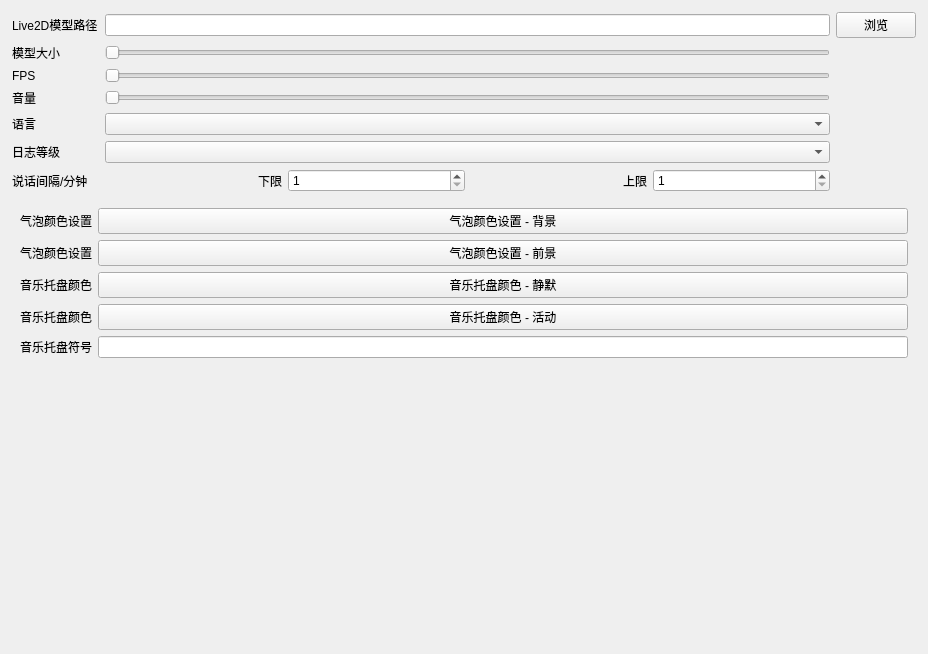
         <widget class="QWidget" name="scrollAreaWidgetContents_4">
          <property name="geometry">
           <rect>
            <x>0</x>
            <y>0</y>
            <width>928</width>
            <height>654</height>
           </rect>
          </property>
          <layout class="QVBoxLayout" name="verticalLayout_6">
           <item>
            <layout class="QGridLayout" name="gridLayout_7">
             <property name="leftMargin">
              <number>1</number>
             </property>
             <property name="topMargin">
              <number>1</number>
             </property>
             <property name="rightMargin">
              <number>1</number>
             </property>
             <property name="bottomMargin">
              <number>1</number>
             </property>
             <item row="0" column="0">
              <widget class="QLabel" name="label_3">
               <property name="text">
                <string>Live2D模型路径</string>
               </property>
              </widget>
             </item>
             <item row="0" column="1">
              <widget class="QLineEdit" name="lineEdit"/>
             </item>
             <item row="0" column="2">
              <widget class="QPushButton" name="pushButton_2">
               <property name="text">
                <string>浏览</string>
               </property>
              </widget>
             </item>
             <item row="1" column="0">
              <widget class="QLabel" name="label_4">
               <property name="text">
                <string>模型大小</string>
               </property>
              </widget>
             </item>
             <item row="1" column="1">
              <widget class="QSlider" name="horizontalSlider">
               <property name="orientation">
                <enum>Qt::Horizontal</enum>
               </property>
              </widget>
             </item>
             <item row="1" column="2">
              <widget class="DoubleClickableLabel" name="label_7">
               <property name="text">
                <string/>
               </property>
               <property name="alignment">
                <set>Qt::AlignCenter</set>
               </property>
              </widget>
             </item>
             <item row="2" column="0">
              <widget class="QLabel" name="label_5">
               <property name="text">
                <string>FPS</string>
               </property>
              </widget>
             </item>
             <item row="2" column="1">
              <widget class="QSlider" name="horizontalSlider_2">
               <property name="orientation">
                <enum>Qt::Horizontal</enum>
               </property>
              </widget>
             </item>
             <item row="2" column="2">
              <widget class="DoubleClickableLabel" name="label_8">
               <property name="text">
                <string/>
               </property>
               <property name="alignment">
                <set>Qt::AlignCenter</set>
               </property>
              </widget>
             </item>
             <item row="3" column="0">
              <widget class="QLabel" name="label_6">
               <property name="text">
                <string>音量</string>
               </property>
              </widget>
             </item>
             <item row="3" column="1">
              <widget class="QSlider" name="horizontalSlider_3">
               <property name="orientation">
                <enum>Qt::Horizontal</enum>
               </property>
              </widget>
             </item>
             <item row="3" column="2">
              <widget class="DoubleClickableLabel" name="label_9">
               <property name="text">
                <string/>
               </property>
               <property name="alignment">
                <set>Qt::AlignCenter</set>
               </property>
              </widget>
             </item>
             <item row="4" column="0">
              <widget class="QLabel" name="label_28">
               <property name="text">
                <string>语言</string>
               </property>
              </widget>
             </item>
             <item row="4" column="1">
              <widget class="QComboBox" name="comboBox_2"/>
             </item>
             <item row="5" column="0">
              <widget class="QLabel" name="label_32">
               <property name="text">
                <string>日志等级</string>
               </property>
              </widget>
             </item>
             <item row="5" column="1">
              <widget class="QComboBox" name="comboBox_3"/>
             </item>
             <item row="6" column="0">
              <widget class="QLabel" name="label_31">
               <property name="text">
                <string>说话间隔/分钟</string>
               </property>
              </widget>
             </item>
             <item row="6" column="1">
              <layout class="QHBoxLayout" name="horizontalLayout_2">
               <item>
                <widget class="QLabel" name="label_29">
                 <property name="text">
                  <string>下限</string>
                 </property>
                 <property name="alignment">
                  <set>Qt::AlignRight|Qt::AlignTrailing|Qt::AlignVCenter</set>
                 </property>
                </widget>
               </item>
               <item>
                <widget class="QSpinBox" name="spinBox">
                 <property name="minimum">
                  <number>1</number>
                 </property>
                 <property name="maximum">
                  <number>99</number>
                 </property>
                </widget>
               </item>
               <item>
                <widget class="QLabel" name="label_30">
                 <property name="text">
                  <string>上限</string>
                 </property>
                 <property name="alignment">
                  <set>Qt::AlignRight|Qt::AlignTrailing|Qt::AlignVCenter</set>
                 </property>
                </widget>
               </item>
               <item>
                <widget class="QSpinBox" name="spinBox_2">
                 <property name="minimum">
                  <number>1</number>
                 </property>
                </widget>
               </item>
              </layout>
             </item>
            </layout>
           </item>
           <item>
            <widget class="QWidget" name="widget_3" native="true">
             <layout class="QFormLayout" name="formLayout_4">
              <item row="0" column="0">
               <widget class="QLabel" name="label_24">
                <property name="text">
                 <string>气泡颜色设置</string>
                </property>
               </widget>
              </item>
              <item row="0" column="1">
               <widget class="QPushButton" name="pushButton_17">
                <property name="text">
                 <string>气泡颜色设置 - 背景</string>
                </property>
               </widget>
              </item>
              <item row="1" column="1">
               <widget class="QPushButton" name="pushButton_18">
                <property name="text">
                 <string>气泡颜色设置 - 前景</string>
                </property>
               </widget>
              </item>
              <item row="2" column="1">
               <widget class="QPushButton" name="pushButton_19">
                <property name="text">
                 <string>音乐托盘颜色 - 静默</string>
                </property>
               </widget>
              </item>
              <item row="3" column="1">
               <widget class="QPushButton" name="pushButton_20">
                <property name="text">
                 <string>音乐托盘颜色 - 活动</string>
                </property>
               </widget>
              </item>
              <item row="4" column="1">
               <widget class="QLineEdit" name="lineEdit_9"/>
              </item>
              <item row="1" column="0">
               <widget class="QLabel" name="label_25">
                <property name="text">
                 <string>气泡颜色设置</string>
                </property>
               </widget>
              </item>
              <item row="2" column="0">
               <widget class="QLabel" name="label_34">
                <property name="text">
                 <string>音乐托盘颜色</string>
                </property>
               </widget>
              </item>
              <item row="3" column="0">
               <widget class="QLabel" name="label_35">
                <property name="text">
                 <string>音乐托盘颜色</string>
                </property>
               </widget>
              </item>
              <item row="4" column="0">
               <widget class="QLabel" name="label_36">
                <property name="text">
                 <string>音乐托盘符号</string>
                </property>
               </widget>
              </item>
             </layout>
            </widget>
           </item>
           <item>
            <spacer name="verticalSpacer_3">
             <property name="orientation">
              <enum>Qt::Vertical</enum>
             </property>
             <property name="sizeHint" stdset="0">
              <size>
               <width>20</width>
               <height>40</height>
              </size>
             </property>
            </spacer>
           </item>
          </layout>
         </widget>
